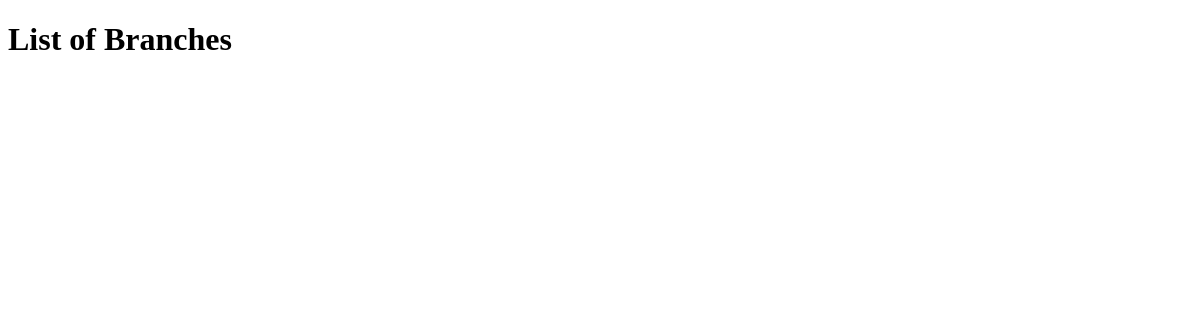
Before: /branches/ with the older database file.
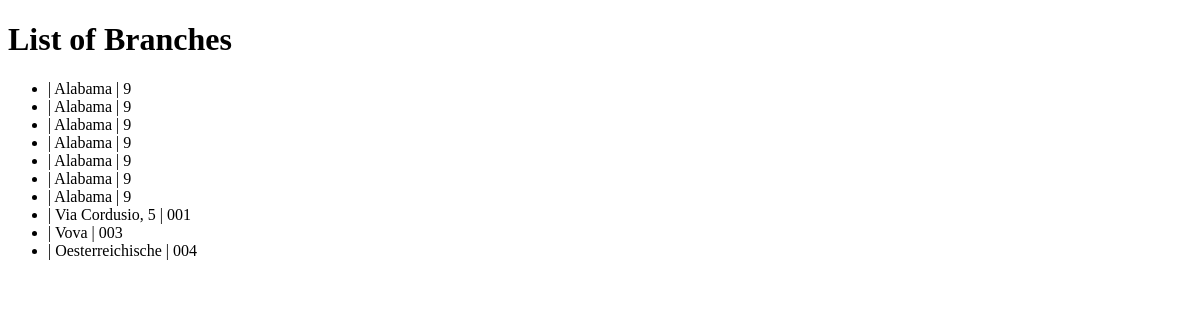
After: the same page with the newer database file.
### banksystem/models.py (models this page shows, shortened)
class Branch(models.Model):
    branch_name = models.CharField(
        max_length=250, verbose_name="Branch Name", db_index=True
    )
    address = models.CharField(max_length=250, verbose_name="Address")
    branch_code = models.CharField(
        max_length=250, verbose_name="Branch Code", unique=True
    )
    class Meta:
        verbose_name_plural = "Branches"

### banksystem/views.py (the view)
# urls.py: path("branches/", views.branch_list, name="branch_list"),
def branch_list(request):
    branches = Branch.objects.all()
    return render(request, "branch_list.html", {"branches": branches})

### templates/branch_list.html (shortened to what this page needs)
<!DOCTYPE html>
<html>
  <head>
  </head>
  <body>
    <h1>List of Branches</h1>
    <ul>
      {% for branch in branches %}
      <li>
        {{branch.branch_name}} | {{ branch.address }} | {{branch.branch_code}}
      </li>
      {% endfor %}
    </ul>
  </body>
</html>

Changed rows visible on the page:
added Branch: address "Alabama", branch_code "9"
added Branch: address "Alabama", branch_code "9"
added Branch: address "Alabama", branch_code "9"
added Branch: address "Alabama", branch_code "9"
added Branch: address "Alabama", branch_code "9"
added Branch: address "Alabama", branch_code "9"
added Branch: address "Alabama", branch_code "9"
added Branch: address "Via Cordusio, 5", branch_code "001"
added Branch: address "Vova", branch_code "003"
added Branch: address "Oesterreichische", branch_code "004"
